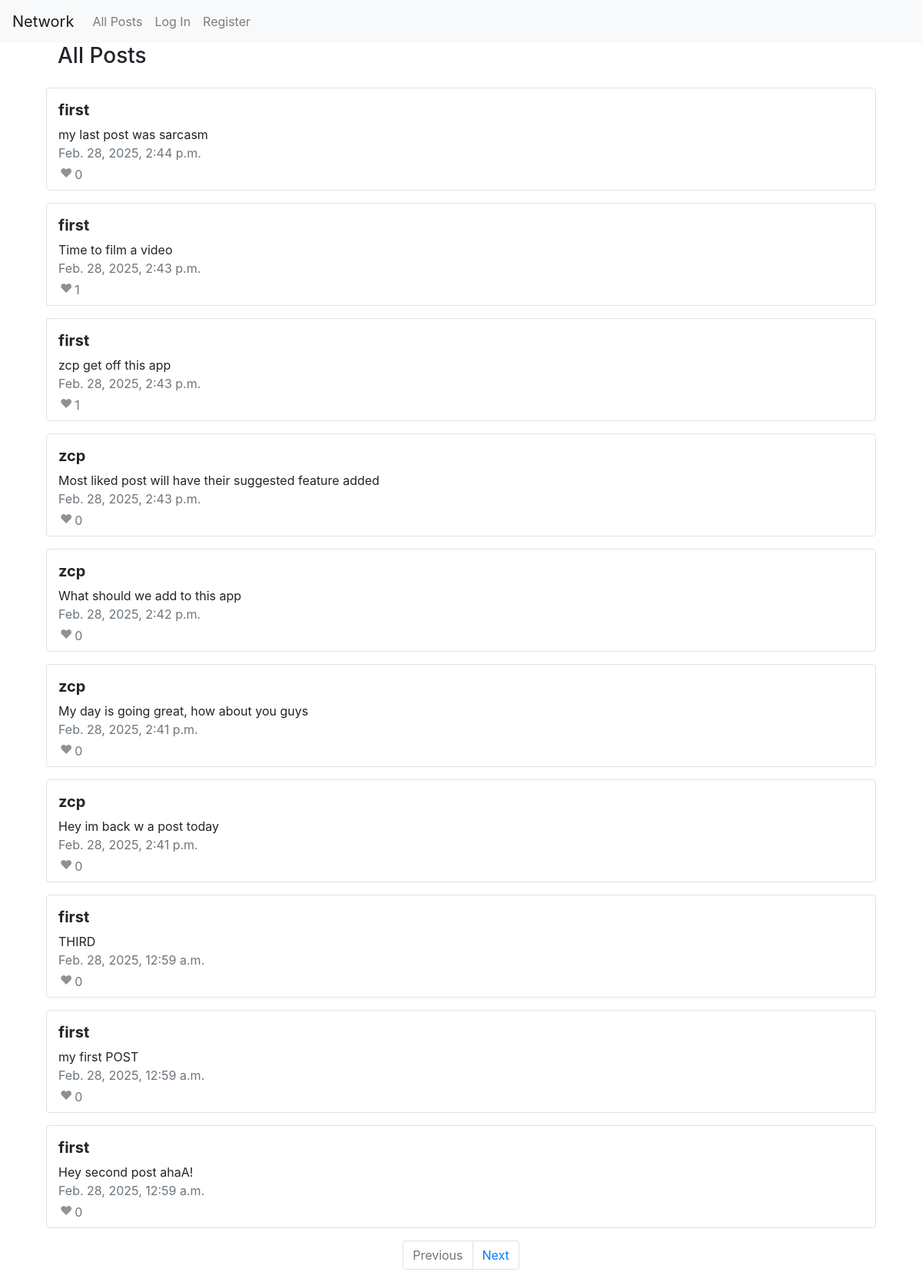
The page / on the database its author committed.
### network/models.py (models this page shows, shortened)
class Post(Model):
    body = TextField(max_length=2048)
    posted_by = ForeignKey(User, on_delete=CASCADE, related_name="posts")
    timestamp = DateTimeField(auto_now=True)
    def like_count(self):
        return self.likes.count()

class User(AbstractUser):
    def follower_count(self):
        return self.followers.count()

### network/views.py (the view)
# urls.py: path("", views.index, name="index"),
@csrf_exempt
def index(request):
    posts = Post.objects.order_by('-timestamp')
    paginator = Paginator(posts, 10)
    page_number = request.GET.get('page')
    page_obj = paginator.get_page(page_number)
    if request.method == "POST":
        if (like_return := like(request)) is not None:
            return like_return
        form = NewPostingForm(request.POST)
        if form.is_valid():
            posting = form.save(commit=False)
            posting.posted_by = request.user
            posting.save()
            return HttpResponseRedirect(reverse("index"))
        else:
            return render(request, "network/index.html", {
                "form": form,
                "posts": page_obj
            })
    elif request.method == "PUT":
        return edit(request)
    else:
        return render(request, "network/index.html", {
            "form": NewPostingForm(),
            "posts": page_obj
        })

### network/templates/network/index.html (shortened to what this page needs)
{% extends "network/layout.html" %}
{% load static %}
{% block body %}
    <div class="container vh-100">
        <div class="row">
            <div class="col">
                <h3>All Posts</h3>
            </div>
        </div>
        {% for post in posts %}
            <div class="row border rounded text-break mt-3">
                <div class="col mt-3 mb-1">
                    <h5 class="font-weight-bold">
                        <a href="{% url 'profile' post.posted_by %}" class="text-decoration-none text-reset">
                            {{ post.posted_by }}
                        </a>
                    </h5>
                    <div id="{{ post.id }}">{{ post.body }}</div>
                    <div class="text-secondary">{{ post.timestamp }}</div>
                    <table>
                        <tr>
                            <td>
                                {% if post.id in user.posts_liked %}
                                    <button data-post="{{ post.id }}" class="btn p-0 mb-1" type="button">
                                        &#x2764;
                                    </button>
                                {% else %}
                                    <button data-post="{{ post.id }}" class="btn p-0 mb-1 heart" type="button">
                                        &#x2764;
                                    </button>
                                {% endif %}
                            </td>
                            <td class="text-secondary">{{ post.like_count }}</td>
                        </tr>
                    </table>
                </div>
            </div>
        {% endfor %}
        <nav aria-label="Page navigation example">
            <ul class="pagination justify-content-center mt-3 pb-3">
                {% if posts.has_previous %}
                    <li class="page-item"><a class="page-link" href="?page={{ posts.previous_page_number }}">Previous</a></li>
                {% else %}
                    <li class="page-item disabled"><a class="page-link" href="">Previous</a></li>
                {% endif %}
                {% if posts.has_next %}
                    <li class="page-item"><a class="page-link" href="?page={{ posts.next_page_number }}">Next</a></li>
                {% else %}
                    <li class="page-item disabled"><a class="page-link" href="">Next</a></li>
                {% endif %}
            </ul>
        </nav>
    </div>
{% endblock %}

### network/templates/network/layout.html (shortened to what this page needs)
{% load static %}
<!DOCTYPE html>
<html lang="en">
    <head>
        <link rel="stylesheet" href="https://stackpath.bootstrapcdn.com/bootstrap/4.4.1/css/bootstrap.min.css">
        <link href="{% static 'network/styles.css' %}" rel="stylesheet">
    </head>
    <body>
        <nav class="navbar navbar-expand-lg navbar-light bg-light">
            <a class="navbar-brand" href="#">Network</a>
            <div>
                <ul class="navbar-nav mr-auto">
                    <li class="nav-item">
                        <a class="nav-link" href="{% url 'index' %}">All Posts</a>
                    </li>
                    {% if user.is_authenticated %}
                        <li class="nav-item">
                            <a class="nav-link" href="{% url 'following' %}" id="following">Following</a>
                        </li>
                        <li class="nav-item">
                            <a class="nav-link" href="{% url 'logout' %}">Log Out</a>
                        </li>
                    {% else %}
                        <li class="nav-item">
                            <a class="nav-link" href="{% url 'login' %}">Log In</a>
                        </li>
                        <li class="nav-item">
                            <a class="nav-link" href="{% url 'register' %}">Register</a>
                        </li>
                    {% endif %}
                </ul>
            </div>
        </nav>
        <div class="body">
            {% block body %}
            {% endblock %}
        </div>
    </body>
</html>

### network/static/network/styles.css (style rules this page uses)
.container { max-width: 90%; }
.heart { opacity: 0.5; }

### rows shown on the page
Post: posted_by "first", body "my last post was sarcasm", timestamp "Feb. 28, 2025, 2:44 p.m.", like_count "0"
Post: posted_by "first", body "Time to film a video", timestamp "Feb. 28, 2025, 2:43 p.m.", like_count "1"
Post: posted_by "first", body "zcp get off this app", timestamp "Feb. 28, 2025, 2:43 p.m.", like_count "1"
Post: posted_by "zcp", body "Most liked post will have their suggested feature added", timestamp "Feb. 28, 2025, 2:43 p.m.", like_count "0"
Post: posted_by "zcp", body "What should we add to this app", timestamp "Feb. 28, 2025, 2:42 p.m.", like_count "0"
Post: posted_by "zcp", body "My day is going great, how about you guys", timestamp "Feb. 28, 2025, 2:41 p.m.", like_count "0"
Post: posted_by "zcp", body "Hey im back w a post today", timestamp "Feb. 28, 2025, 2:41 p.m.", like_count "0"
Post: posted_by "first", body "THIRD", timestamp "Feb. 28, 2025, 12:59 a.m.", like_count "0"
Post: posted_by "first", body "my first POST", timestamp "Feb. 28, 2025, 12:59 a.m.", like_count "0"
Post: posted_by "first", body "Hey second post ahaA!", timestamp "Feb. 28, 2025, 12:59 a.m.", like_count "0"
